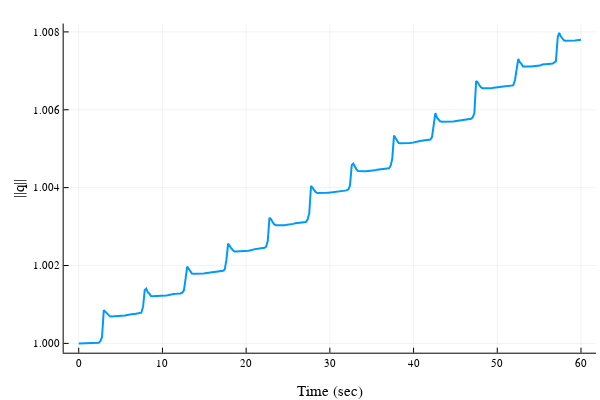

Notebook cell for this chart:
### Code cell
#Plot the error in the quaternion norm vs. time
qnorm = zeros(length(sol_q.t))
for k = 1:length(sol_q.t)
    qnorm[k] = norm(sol_q.u[k][1:4])
end

plot(sol_q.t,qnorm,xlabel="Time (sec)",ylabel="||q||",label="",lw=2)

### Figure 1 — Plotly figure (JSON) as saved in the notebook; plotly's stock layout.template omitted (floating-point values rounded to 4 significant figures; data arrays with more than 128 entries replaced by an {"elided": "..."} marker saying what was removed)
{"data": [{"colorbar": {"title": ""}, "legendgroup": "", "line": {"color": "rgba(0, 154, 250, 1.000)", "dash": "solid", "shape": "linear", "width": 2}, "mode": "lines", "name": "", "showlegend": false, "type": "scatter", "x": {"elided": "303 float values"}, "xaxis": "x", "y": {"elided": "303 float values"}, "yaxis": "y", "zmax": null, "zmin": null}], "layout": {"annotations": [], "height": 400, "legend": {"bgcolor": "rgba(255, 255, 255, 1.000)", "bordercolor": "rgba(0, 0, 0, 1.000)", "borderwidth": 1, "font": {"color": "rgba(0, 0, 0, 1.000)", "family": "sans-serif", "size": 11}, "title": {"font": {"color": "rgba(0, 0, 0, 1.000)", "family": "sans-serif", "size": 15}, "text": ""}, "tracegroupgap": 0, "traceorder": "normal", "x": 1, "xanchor": "auto", "y": 1, "yanchor": "auto"}, "margin": {"b": 20, "l": 0, "r": 0, "t": 20}, "paper_bgcolor": "rgba(255, 255, 255, 1.000)", "plot_bgcolor": "rgba(255, 255, 255, 1.000)", "showlegend": true, "width": 600, "xaxis": {"anchor": "y", "domain": [0.1061, 0.9934], "gridcolor": "rgba(0, 0, 0, 0.100)", "gridwidth": 0.5, "linecolor": "rgba(0, 0, 0, 1.000)", "mirror": false, "range": [-1.8, 61.8], "showgrid": true, "showline": true, "showticklabels": true, "tickangle": 0, "tickcolor": "rgb(0, 0, 0)", "tickfont": {"color": "rgba(0, 0, 0, 1.000)", "family": "sans-serif", "size": 11}, "tickmode": "array", "ticks": "inside", "ticktext": ["0", "10", "20", "30", "40", "50", "60"], "tickvals": [0, 10, 20, 30, 40, 50, 60], "title": "Time (sec)", "titlefont": {"color": "rgba(0, 0, 0, 1.000)", "family": "sans-serif", "size": 15}, "type": "-", "visible": true, "zeroline": false, "zerolinecolor": "rgba(0, 0, 0, 1.000)"}, "yaxis": {"anchor": "x", "domain": [0.07581, 0.9902], "gridcolor": "rgba(0, 0, 0, 0.100)", "gridwidth": 0.5, "linecolor": "rgba(0, 0, 0, 1.000)", "mirror": false, "range": [0.9998, 1.008], "showgrid": true, "showline": true, "showticklabels": true, "tickangle": 0, "tickcolor": "rgb(0, 0, 0)", "tickfont": {"color": "rgba(0, 0, 0, 1.000)", "family": "sans-serif", "size": 11}, "tickmode": "array", "ticks": "inside", "ticktext": ["1.000", "1.002", "1.004", "1.006", "1.008"], "tickvals": [1, 1.002, 1.004, 1.006, 1.008], "title": "||q||", "titlefont": {"color": "rgba(0, 0, 0, 1.000)", "family": "sans-serif", "size": 15}, "type": "-", "visible": true, "zeroline": false, "zerolinecolor": "rgba(0, 0, 0, 1.000)"}}}
